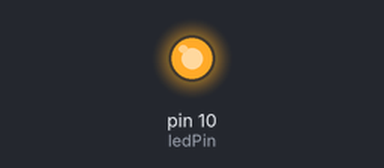
Bench run of a sketch on a simulated Arduino Uno, built with avr-gcc and run on an emulated ATmega328P. Parts: output pins drawn as LEDs (lit = HIGH).

Above: at 0.4 s.
At 2.4 s:
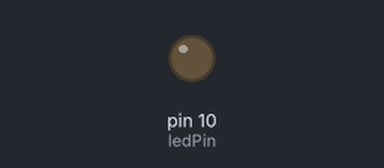
Timing chart, 0 to 5.2 s (numbered marks = the images above):
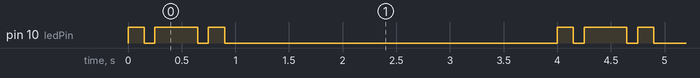

Measured:
- by itself, pin 10 (ledPin): repeats every 4.0 s: LOW 0.10 s, HIGH 0.40 s, LOW 0.10 s, HIGH 0.15 s, LOW 3.1 s, HIGH 0.15 s
- by itself, everything shown: repeats every 4.0 s, in 6 steps

The sketch:

sos_morse_code.ino
```cpp
int ledPin = 10;

void setup() {
  pinMode(ledPin, OUTPUT);
}

void loop() {
controlledLedBlink(150, 100);
controlledLedBlink(400, 100);
controlledLedBlink(150, 100);
delay(3000);
}

void controlledLedBlink(int highDelay, int lowDelay){
  digitalWrite(ledPin, HIGH);
  delay(highDelay);
  digitalWrite(ledPin, LOW);
  delay(lowDelay);
}
```
